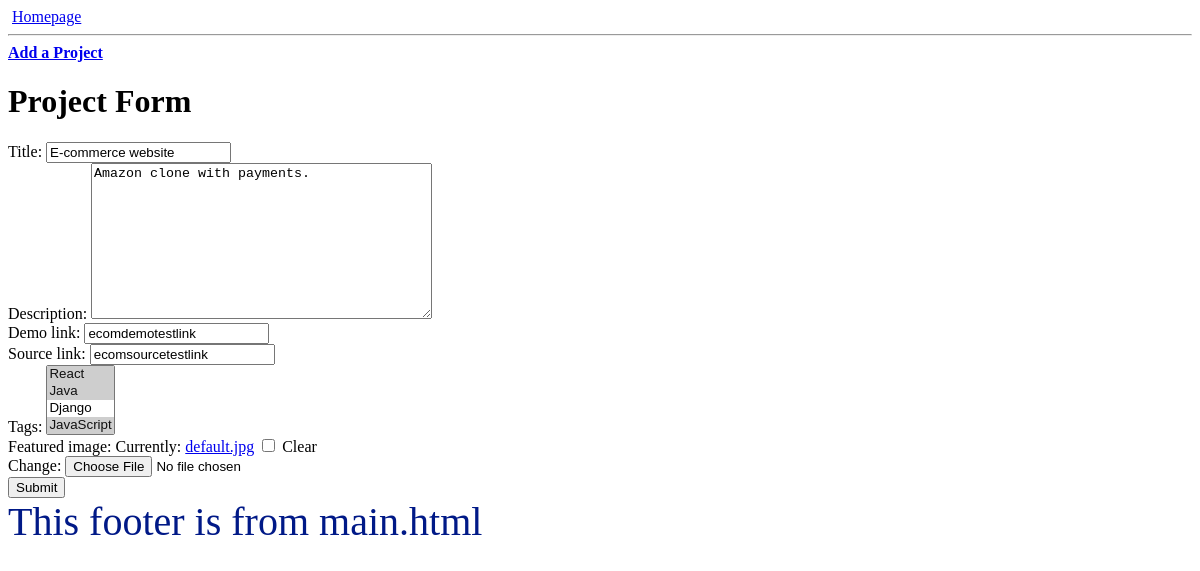
/update-project/490762ff-7dc5-446b-bf7e-d0bfce95d3ba, run on an earlier commit of the app's database.
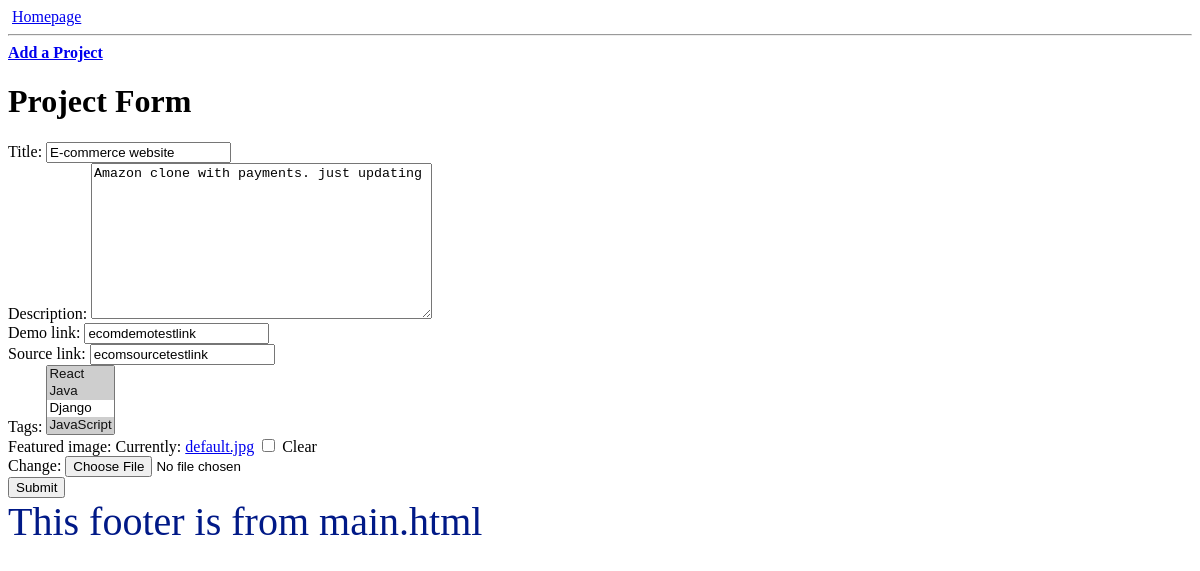
And on a later commit of the database.
### projects/models.py (models this page shows, shortened)
class Project(models.Model):
    title = models.CharField(max_length=200)
    description = models.TextField(null=True, blank=True)
    demo_link = models.CharField(max_length=2000,null=True, blank=True)
    featured_image = models.ImageField(null=True, blank=True,default="default.jpg")
    source_link = models.CharField(max_length=2000,null=True, blank=True)
    tags = models.ManyToManyField('Tag',blank=True)
    vote_count = models.IntegerField(default=0,blank=True,null=True)
    vote_ratio = models.IntegerField(default=0,blank=True,null=True)
    created = models.DateTimeField(auto_now_add=True)
    id = models.UUIDField(default=uuid.uuid4,unique=True,primary_key=True,editable=False)

### projects/views.py (the view)
# urls.py: path('update-project/<uuid:pk>',views.updateProject,name="update-project"),
def updateProject(request,pk):
    project = Project.objects.get(id=pk)
    form = ProjectForm(instance=project)
    if(request.method == 'POST'):
        form = ProjectForm(request.POST,instance=project)
        if form.is_valid:
            form.save()
            return redirect('projects')
    context={'form':form}
    return render(request,'projects/project_form.html',context)

### projects/forms.py
class ProjectForm(ModelForm):
    class Meta:
        model = Project
        fields = ['title', 'description', 'demo_link', 'source_link', 'tags','featured_image']

### projects/models.py (called while the page is built)
    def __str__(self):
        return self.name

### projects/templates/projects/project_form.html (shortened to what this page needs)
{% extends 'main.html' %}
{% block content %}
<h1>Project Form</h1>
<form method="POST" enctype="multipart/form-data">
    {{form}}
    <input type="submit">
</form>
{% endblock %}

What changed in the data, as far as the page shows it:
changed Project "E-commerce website": description "Amazon clone with payments." → "Amazon clone with payments. just updating"
